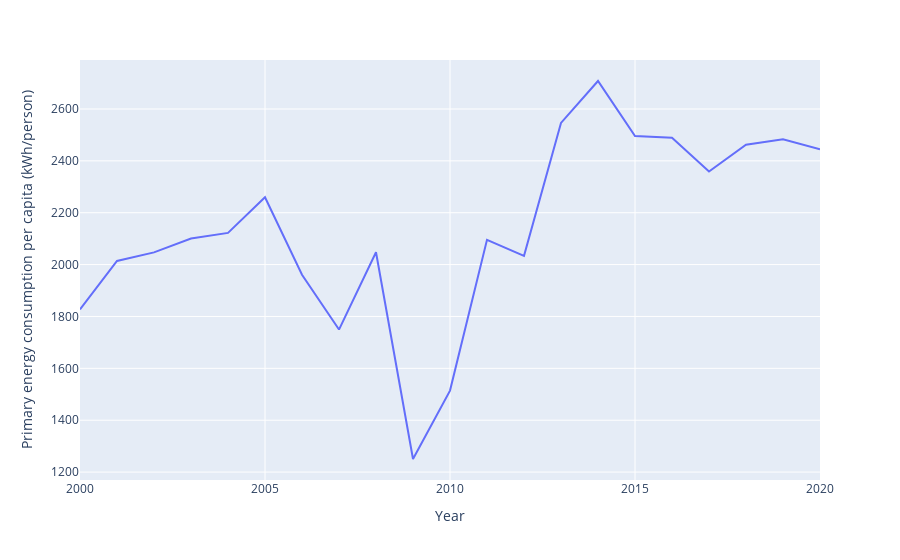

The notebook cell this image was saved under:
### Code cell
px.line(
    data_frame= df_nigeria,
    x = 'Year',
    y= 'Primary energy consumption per capita (kWh/person)'
    #title = 
)

### Figure 1 — Plotly figure (JSON) as saved in the notebook; plotly's stock layout.template omitted (floating-point values rounded to 4 significant figures)
{"data": [{"hovertemplate": "Year=%{x}<br>Primary energy consumption per capita (kWh/person)=%{y}<extra></extra>", "legendgroup": "", "line": {"color": "#636efa", "dash": "solid"}, "marker": {"symbol": "circle"}, "mode": "lines", "name": "", "orientation": "v", "showlegend": false, "type": "scatter", "x": [2000, 2001, 2002, 2003, 2004, 2005, 2006, 2007, 2008, 2009, 2010, 2011, 2012, 2013, 2014, 2015, 2016, 2017, 2018, 2019, 2020], "xaxis": "x", "y": [1827.0, 2014.0, 2047.0, 2101.0, 2122.0, 2259.0, 1961.0, 1750.0, 2048.0, 1250.0, 1514.0, 2096.0, 2034.0, 2546.0, 2708.0, 2496.0, 2489.0, 2359.0, 2462.0, 2483.0, 2445.0], "yaxis": "y"}], "layout": {"autosize": true, "legend": {"tracegroupgap": 0}, "margin": {"t": 60}, "xaxis": {"anchor": "y", "autorange": true, "domain": [0, 1], "range": [2000, 2020], "title": {"text": "Year"}, "type": "linear"}, "yaxis": {"anchor": "x", "autorange": true, "domain": [0, 1], "range": [1169.0, 2789.0], "title": {"text": "Primary energy consumption per capita (kWh/person)"}, "type": "linear"}}}
